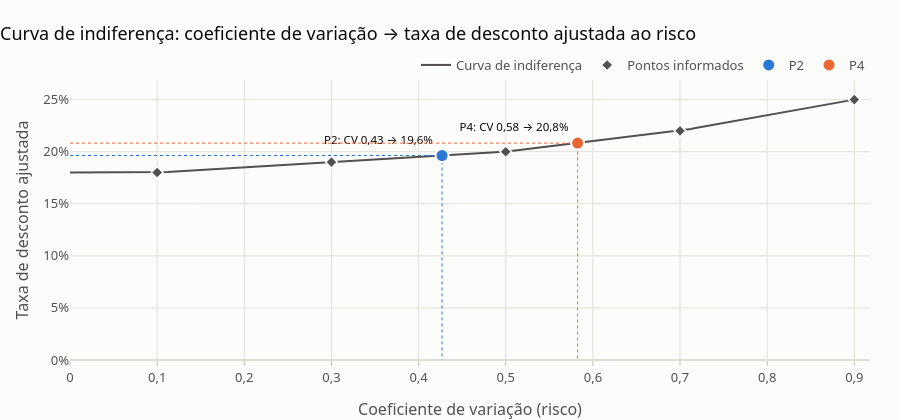

The code cell stored with this chart in its notebook:
### Markdown cell above
**Leitura.** O ramo pessimista pesa mais que o otimista nos dois projetos (10% contra 5%), por isso o valor
esperado fica um pouco abaixo do VPL do caso-base. A diferença está na dispersão: uma queda de poucos por cento
no preço do P4 derruba o VPL muito mais do que o mesmo percentual no CPV do P2, porque o P4 opera com custo fixo
de $200.000 e margem estreita. O CV do P4 é, portanto, bem maior — e é o CV que a curva de indiferença traduz em
taxa.

## 4. Curva de indiferença → taxa ajustada ao risco

O gráfico do enunciado foi lido ponto a ponto: CV 0,1 → 18% (a própria TMA), 0,3 → 19%, 0,5 → 20%,
0,7 → 22%, 0,9 → 25%. Entre os pontos a taxa é interpolada linearmente; abaixo de 0,1 vale 18%.

### Code cell
taxas = ac.taxas_ajustadas(CURVA_INDIFERENCA)
fig = viz.grafico_curva_indiferenca(CURVA_INDIFERENCA, resumo["CV"], extrapolar=False)
viz.exportar(fig, f"{SAIDA}/curva_indiferenca")
fig

### Figure 1 — Plotly figure (JSON) as saved in the notebook; plotly's stock layout.template omitted (floating-point values rounded to 4 significant figures; data arrays with more than 128 entries replaced by an {"elided": "..."} marker saying what was removed)
{"data": [{"hovertemplate": "CV %{x:.2f} → %{y:.1%}<extra></extra>", "line": {"color": "#52514e", "width": 2}, "mode": "lines", "name": "Curva de indiferença", "type": "scatter", "x": {"elided": "241 float values"}, "y": {"elided": "241 float values"}}, {"hovertemplate": "CV %{x:.2f} → %{y:.1%}<extra></extra>", "marker": {"color": "#52514e", "line": {"color": "#fcfcfb", "width": 1.5}, "size": 9, "symbol": "diamond"}, "mode": "markers", "name": "Pontos informados", "type": "scatter", "x": [0.1, 0.3, 0.5, 0.7, 0.9], "y": [0.18, 0.19, 0.2, 0.22, 0.25]}, {"hoverinfo": "skip", "line": {"color": "#2a78d6", "dash": "dot", "width": 1}, "mode": "lines", "showlegend": false, "type": "scatter", "x": [0, 0.4269, 0.4269], "y": [0.1963, 0.1963, 0]}, {"hovertemplate": "<b>P2</b><br>CV 0.43<br>taxa ajustada 19,6%<extra></extra>", "marker": {"color": "#2a78d6", "line": {"color": "#fcfcfb", "width": 2}, "size": 13}, "mode": "markers+text", "name": "P2", "text": ["P2: CV 0,43 → 19,6%"], "textfont": {"color": "#0b0b0b", "size": 11.5}, "textposition": "top left", "type": "scatter", "x": [0.4269], "y": [0.1963]}, {"hoverinfo": "skip", "line": {"color": "#eb6834", "dash": "dot", "width": 1}, "mode": "lines", "showlegend": false, "type": "scatter", "x": [0, 0.5825, 0.5825], "y": [0.2082, 0.2082, 0]}, {"hovertemplate": "<b>P4</b><br>CV 0.58<br>taxa ajustada 20,8%<extra></extra>", "marker": {"color": "#eb6834", "line": {"color": "#fcfcfb", "width": 2}, "size": 13}, "mode": "markers+text", "name": "P4", "text": ["P4: CV 0,58 → 20,8%"], "textfont": {"color": "#0b0b0b", "size": 11.5}, "textposition": "top left", "type": "scatter", "x": [0.5825], "y": [0.2082]}], "layout": {"height": 420, "legend": {"orientation": "h", "x": 1, "xanchor": "right", "y": 1.0, "yanchor": "bottom"}, "title": {"text": "Curva de indiferença: coeficiente de variação → taxa de desconto ajustada ao risco"}, "xaxis": {"gridcolor": "#e1e0d9", "range": [0, 0.918], "showgrid": true, "title": {"text": "Coeficiente de variação (risco)"}}, "yaxis": {"rangemode": "tozero", "tickformat": ".0%", "title": {"text": "Taxa de desconto ajustada"}}}}
